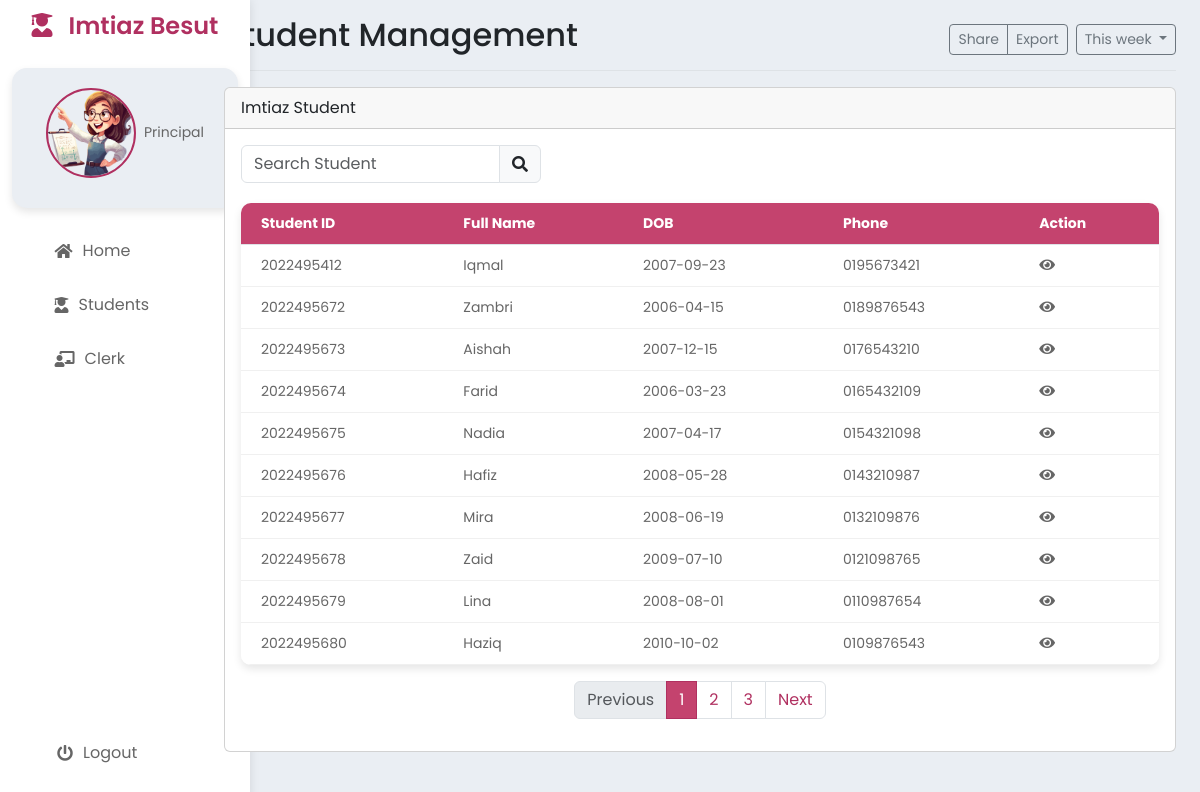
/PrincipalStudent.php, run on the app's committed database.
### tables this page shows
CREATE TABLE `student` (
  `studID` int NOT NULL AUTO_INCREMENT,
  `studName` varchar(50) NOT NULL,
  `studIC` varchar(12) NOT NULL,
  `studGender` varchar(2) NOT NULL,
  `studDOB` date DEFAULT NULL,
  `studAge` int DEFAULT NULL,
  `studPhone` varchar(15) DEFAULT NULL,
  `studState` varchar(50) DEFAULT NULL,
  `studDistrict` varchar(50) DEFAULT NULL,
  `studPostcode` int DEFAULT NULL,
  `studAddress` varchar(100) DEFAULT NULL,
  `studRace` varchar(20) DEFAULT NULL,
  `studParentName` varchar(50) DEFAULT NULL,
  `studParentNo` varchar(20) DEFAULT NULL,
  `studEmail` varchar(30) DEFAULT NULL,
  `studPassword` varchar(30) DEFAULT NULL,
  PRIMARY KEY (`studID`),
  UNIQUE KEY `studEmail` (`studEmail`)
);

### PrincipalStudent.php (the view, shortened to what this page needs)
<?php
include 'PrincipalHeader.php';
?>
<div class="row">
    <div class="col-md-12">
        <div class="card mb-3">
            <div class="card-header">Imtiaz Student</div>
            <div class="card-body">
                <div class="d-flex justify-content-between mb-3">
                    <div class="input-group" style="width: 300px;">
                        <input type="text" id="searchInput" class="form-control" placeholder="Search Student" onkeyup="searchStudents()">
                        <span class="input-group-text"><i class="fas fa-search"></i></span>
                    </div>
                </div>
                <table class="table" id="studentTable">
                    <thead>
                        <tr>
                            <th>Student ID</th>
                            <th>Full Name</th>
                            <th>DOB</th>
                            <th>Phone</th>
                            <th>Action</th>
                        </tr>
                    </thead>
                    <tbody>
                        <?php
                        include 'process/db.php';
                        $sql = "SELECT * FROM student";
                        $result = $conn->query($sql);
                        if ($result->num_rows > 0) {
                            while ($row = $result->fetch_assoc()) {
                                echo "<tr><td>" . $row["studID"] . "</td><td>" . $row["studName"] . "</td><td>" . $row["studDOB"] . "</td><td>" . $row["studPhone"] . "</td><td>
                                    <a href='#' class='view' data-id='" . $row["studID"] . "'><i class='fas fa-eye'></i></a>
                                    </td></tr>";
                            }
                        } else {
                            echo "<tr><td colspan='5'>No results</td></tr>";
                        }
                        ?>
                    </tbody>
                </table>
                <nav aria-label="Page navigation example">
                    <ul class="pagination justify-content-center" id="pagination"></ul>
                </nav>
            </div>
        </div>
    </div>
</div>
</main>
</body>
</html>

### styles.css (style rules this page uses)
:root { --background-color: #EAEEF3; --pop-color: #fff; --active-font-color: #B03060; --softer-color: #c4436e; }
* { margin: 0; padding: 0; box-sizing: border-box; font-family: 'Poppins', sans-serif; }
body { display: flex; min-height: 100vh; background: var(--background-color); }
.table { width: 100%; border-collapse: collapse; margin-top: 20px; box-shadow: 0 4px 8px rgba(0, 0, 0, 0.1); border-radius: 10px; overflow: hidden; }
.table thead th { background-color: var(--softer-color) ; color: #fff; font-size: 14px; text-align: left; padding: 10px 20px; }
.table tbody tr { border-bottom: 1px solid #f0f0f0; transition: background 0.3s; }
.table tbody td { font-size: 14px; color: #666; padding: 10px 20px; }
.table i { color: #666; }
a { color: var(--active-font-color); text-decoration: none; transition: color 0.3s; }

### data on the page
student: studID "2022495412", studName "Iqmal", studDOB "2007-09-23", studPhone "0195673421"
student: studID "2022495672", studName "Zambri", studDOB "2006-04-15", studPhone "0189876543"
student: studID "2022495673", studName "Aishah", studDOB "2007-12-15", studPhone "0176543210"
student: studID "2022495674", studName "Farid", studDOB "2006-03-23", studPhone "0165432109"
student: studID "2022495675", studName "Nadia", studDOB "2007-04-17", studPhone "0154321098"
student: studID "2022495676", studName "Hafiz", studDOB "2008-05-28", studPhone "0143210987"
student: studID "2022495677", studName "Mira", studDOB "2008-06-19", studPhone "0132109876"
student: studID "2022495678", studName "Zaid", studDOB "2009-07-10", studPhone "0121098765"
student: studID "2022495679", studName "Lina", studDOB "2008-08-01", studPhone "0110987654"
student: studID "2022495680", studName "Haziq", studDOB "2010-10-02", studPhone "0109876543"

### other printed values
$title "Student Management"
